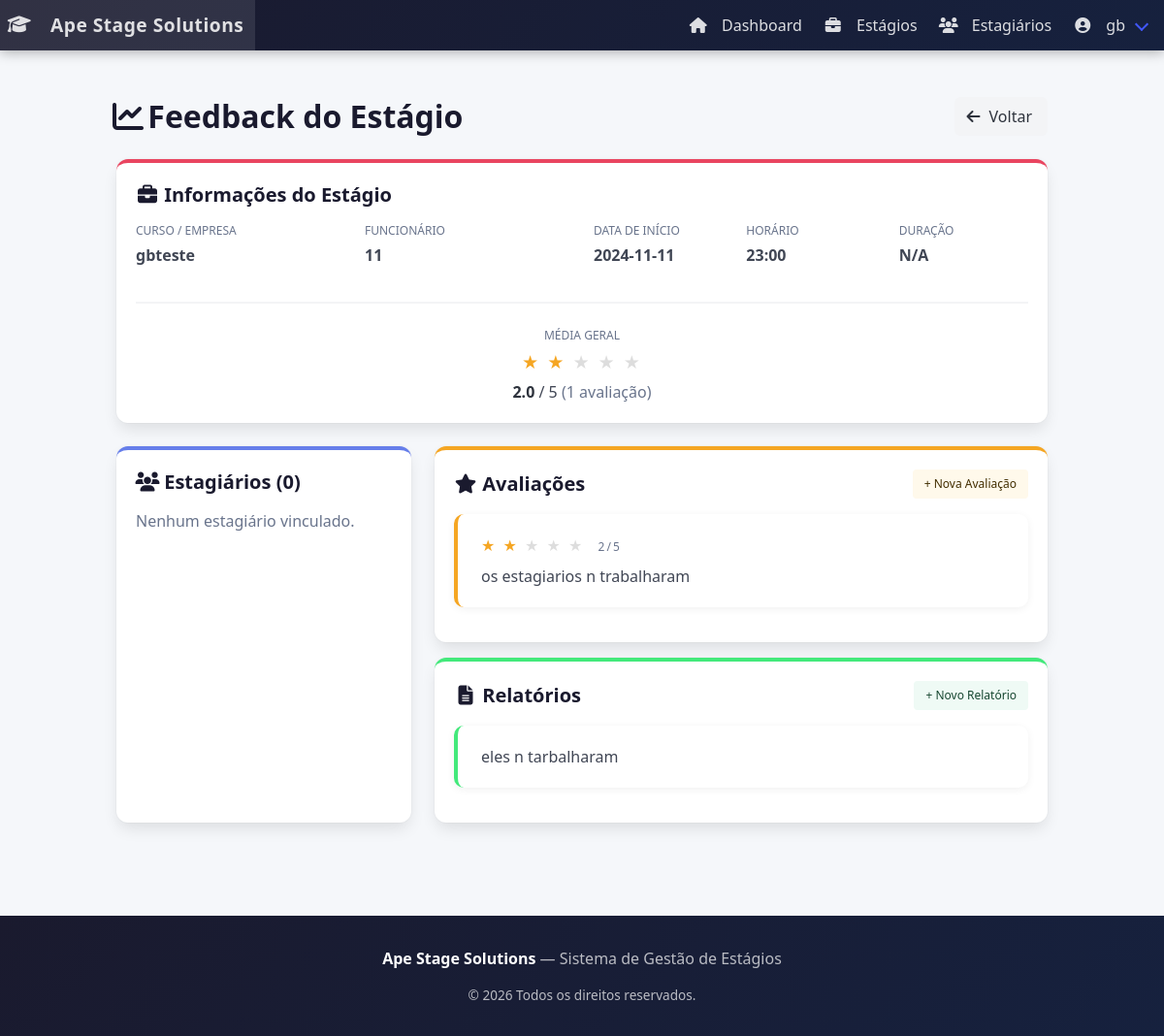
/feedback_estagio.php?id=18 (signed in), run on the app's committed database.
### tables this page shows
CREATE TABLE usuario (
    id INTEGER PRIMARY KEY AUTOINCREMENT,
    nome TEXT NOT NULL UNIQUE,
    senha TEXT NOT NULL,
    perfil_ativo BOOLEAN NOT NULL
);

CREATE TABLE estagios (
    id INTEGER PRIMARY KEY AUTOINCREMENT,
    empresa TEXT NOT NULL,
    funcionario TEXT NOT NULL,
    data TEXT NOT NULL,
    horario TEXT NOT NULL
, usuario_id INTEGER, Duracao NUMERIC NOT NULL DEFAULT 0, data_termino DATE);

CREATE TABLE avaliacoes (
    id INTEGER PRIMARY KEY AUTOINCREMENT,
    estagio_id INTEGER,
    usuario_id INTEGER,
    nota INTEGER CHECK (nota >= 1 AND nota <= 5),
    comentario TEXT,
    data_avaliacao DATETIME DEFAULT CURRENT_TIMESTAMP,
    FOREIGN KEY (estagio_id) REFERENCES estagios(id),
    FOREIGN KEY (usuario_id) REFERENCES usuarios(id)
);

CREATE TABLE relatorios (
    id INTEGER PRIMARY KEY AUTOINCREMENT,
    estagio_id INTEGER,
    usuario_id INTEGER,
    relatorio TEXT,
    data_relatorio DATETIME DEFAULT CURRENT_TIMESTAMP,
    FOREIGN KEY (estagio_id) REFERENCES estagios(id),
    FOREIGN KEY (usuario_id) REFERENCES usuarios(id)
);

### config.php (called while the page is built, shortened)
<?php
function usuarioLogado(): ?int {
    return isset($_SESSION['usuario_id']) ? (int) $_SESSION['usuario_id'] : null;
}

### app/Database/Conectar.php (called while the page is built)
<?php
require_once __DIR__ . '/../../config.php';
class Database {
    private static $pdo;
    public static function getInstance() {
        if (self::$pdo === null) {
            try {
                self::$pdo = new PDO('sqlite:' . DB_PATH);
                self::$pdo->setAttribute(PDO::ATTR_ERRMODE, PDO::ERRMODE_EXCEPTION);
                self::$pdo->setAttribute(PDO::ATTR_DEFAULT_FETCH_MODE, PDO::FETCH_ASSOC);
            } catch (PDOException $e) {
                die('Erro ao conectar ao banco de dados: ' . $e->getMessage());
            }
        }
        return self::$pdo;
    }
}
function getDB() {
    return Database::getInstance();
}

### app/Model/UserBanco.php (called while the page is built, shortened)
<?php
class UserBanco {
    private PDO $pdo;
    public function __construct() {
        require_once __DIR__ . '/../Database/Conectar.php';
        $this->pdo = getDB();
    }
    public function buscarPorId(int $id): ?array {
        $sql = 'SELECT id, nome, perfil_ativo FROM usuario WHERE id = :id';
        $stmt = $this->pdo->prepare($sql);
        $stmt->bindValue(':id', $id, PDO::PARAM_INT);
        $stmt->execute();
        $resultado = $stmt->fetch();
        return $resultado ?: null;
    }
}

### feedback_estagio.php (the view, shortened to what this page needs)
<?php
require_once __DIR__ . '/config.php';
$estagioId = (int) ($_GET['id'] ?? 0);
try {
    $pdo = new PDO('sqlite:' . DB_PATH);
    $pdo->setAttribute(PDO::ATTR_ERRMODE, PDO::ERRMODE_EXCEPTION);
    $stmt = $pdo->prepare('SELECT * FROM estagios WHERE id = :id');
    $stmt->execute([':id' => $estagioId]);
    $estagio = $stmt->fetch(PDO::FETCH_ASSOC);
    $stmt = $pdo->prepare('SELECT * FROM avaliacoes WHERE estagio_id = :id ORDER BY id DESC');
    $stmt->execute([':id' => $estagioId]);
    $avaliacoes = $stmt->fetchAll(PDO::FETCH_ASSOC);
    $stmt = $pdo->prepare('SELECT * FROM relatorios WHERE estagio_id = :id ORDER BY id DESC');
    $stmt->execute([':id' => $estagioId]);
    $relatorios = $stmt->fetchAll(PDO::FETCH_ASSOC);
    $mediaNotas = 0;
    if (!empty($avaliacoes)) {
        $mediaNotas = array_sum(array_column($avaliacoes, 'nota')) / count($avaliacoes);
    }
    $stmt = $pdo->prepare('SELECT * FROM estagiarios WHERE estagio_id = :id');
    $stmt->execute([':id' => $estagioId]);
    $estagiarios = $stmt->fetchAll(PDO::FETCH_ASSOC);
} catch (PDOException $e) {
    die('<p class="notification is-danger">Erro: ' . $e->getMessage() . '</p>');
}
$duracaoTexto = 'N/A';
require __DIR__ . '/header.php';
?>
<section class="section">
    <div class="container">
        <div class="level mb-5">
            <div class="level-left">
                <h2 class="title" style="color:#1a1a2e;">
                    <span class="icon"><i class="fas fa-chart-line"></i></span> Feedback do Estágio
                </h2>
            </div>
            <div class="level-right">
                <a href="listar_estagios.php" class="button is-light">
                    <span class="icon"><i class="fas fa-arrow-left"></i></span><span>Voltar</span>
                </a>
            </div>
        </div>
        <div class="box mb-5" style="border-radius:12px; border-top:4px solid #e94560;">
            <h3 class="subtitle has-text-weight-bold mb-4" style="color:#1a1a2e;">
                <span class="icon"><i class="fas fa-briefcase"></i></span> Informações do Estágio
            </h3>
            <div class="columns is-multiline">
                <div class="column is-3">
                    <p class="has-text-grey is-size-7 mb-1">CURSO / EMPRESA</p>
                    <p class="has-text-weight-semibold"><?= htmlspecialchars($estagio['empresa']) ?></p>
                </div>
                <div class="column is-3">
                    <p class="has-text-grey is-size-7 mb-1">FUNCIONÁRIO</p>
                    <p class="has-text-weight-semibold"><?= htmlspecialchars($estagio['funcionario']) ?></p>
                </div>
                <div class="column is-2">
                    <p class="has-text-grey is-size-7 mb-1">DATA DE INÍCIO</p>
                    <p class="has-text-weight-semibold"><?= htmlspecialchars($estagio['data']) ?></p>
                </div>
                <div class="column is-2">
                    <p class="has-text-grey is-size-7 mb-1">HORÁRIO</p>
                    <p class="has-text-weight-semibold"><?= htmlspecialchars($estagio['horario']) ?></p>
                </div>
                <div class="column is-2">
                    <p class="has-text-grey is-size-7 mb-1">DURAÇÃO</p>
                    <p class="has-text-weight-semibold"><?= $duracaoTexto ?></p>
                </div>
            </div>
            <?php if (!empty($avaliacoes)): ?>
            <hr>
            <div class="has-text-centered">
                <p class="has-text-grey is-size-7 mb-1">MÉDIA GERAL</p>
                <div class="stars-display">
                    <?php for ($i = 1; $i <= 5; $i++): ?>
                        <span class="<?= $i <= round($mediaNotas) ? '' : 'empty' ?>">★</span>
                    <?php endfor; ?>
                </div>
                <p class="is-size-6 mt-1"><strong><?= number_format($mediaNotas, 1) ?></strong> / 5
                    <span class="has-text-grey">(<?= count($avaliacoes) ?> avaliação<?= count($avaliacoes) > 1 ? 'ões' : '' ?>)</span>
                </p>
            </div>
            <?php endif; ?>
        </div>
        <div class="columns">
            <div class="column is-4">
                <div class="box" style="border-radius:12px; border-top:4px solid #667eea; height:100%;">
                    <h3 class="subtitle has-text-weight-bold mb-4" style="color:#1a1a2e;">
                        <span class="icon"><i class="fas fa-users"></i></span> Estagiários (<?= count($estagiarios) ?>)
                    </h3>
                    <?php if (!empty($estagiarios)): ?>
                        <?php foreach ($estagiarios as $est): ?>
                            <div class="info-card">
                                <p class="has-text-weight-semibold"><?= htmlspecialchars($est['nome']) ?></p>
                                <p class="is-size-7 has-text-grey"><?= htmlspecialchars($est['cpf_cnpj'] ?? '') ?></p>
                                <p class="is-size-7 has-text-grey"><?= htmlspecialchars($est['telefone'] ?? '') ?></p>
                            </div>
                        <?php endforeach; ?>
                    <?php else: ?>
                        <p class="has-text-grey">Nenhum estagiário vinculado.</p>
                    <?php endif; ?>
                </div>
            </div>
            <div class="column is-8">
                <div class="box mb-4" style="border-radius:12px; border-top:4px solid #f5a623;">
                    <div class="level mb-4">
                        <div class="level-left">
                            <h3 class="subtitle has-text-weight-bold mb-0" style="color:#1a1a2e;">
                                <span class="icon"><i class="fas fa-star"></i></span> Avaliações
                            </h3>
                        </div>
                        <div class="level-right">
                            <a href="avaliar_estagio.php" class="button is-small is-warning is-light">+ Nova Avaliação</a>
                        </div>
                    </div>
                    <?php if (!empty($avaliacoes)): ?>
                        <?php foreach ($avaliacoes as $av): ?>
                            <div class="info-card" style="border-left-color:#f5a623;">
                                <div class="stars-display" style="font-size:1rem;">
                                    <?php for ($i = 1; $i <= 5; $i++): ?>
                                        <span class="<?= $i <= $av['nota'] ? '' : 'empty' ?>">★</span>
                                    <?php endfor; ?>
                                    <span class="has-text-grey is-size-7 ml-2"><?= $av['nota'] ?>/5</span>
                                </div>
                                <p class="mt-2"><?= nl2br(htmlspecialchars($av['comentario'])) ?></p>
                            </div>
                        <?php endforeach; ?>
                    <?php else: ?>
                        <p class="has-text-grey">Nenhuma avaliação registrada.</p>
                    <?php endif; ?>
                </div>
                <div class="box" style="border-radius:12px; border-top:4px solid #43e97b;">
                    <div class="level mb-4">
                        <div class="level-left">
                            <h3 class="subtitle has-text-weight-bold mb-0" style="color:#1a1a2e;">
                                <span class="icon"><i class="fas fa-file-alt"></i></span> Relatórios
                            </h3>
                        </div>
                        <div class="level-right">
                            <a href="criar_relatorio.php" class="button is-small is-success is-light">+ Novo Relatório</a>
                        </div>
                    </div>
                    <?php if (!empty($relatorios)): ?>
                        <?php foreach ($relatorios as $rel): ?>
                            <div class="info-card" style="border-left-color:#43e97b;">
                                <p><?= nl2br(htmlspecialchars($rel['relatorio'])) ?></p>
                            </div>
                        <?php endforeach; ?>
                    <?php else: ?>
                        <p class="has-text-grey">Nenhum relatório enviado.</p>
                    <?php endif; ?>
                </div>
            </div>
        </div>
    </div>
</section>
<?php require __DIR__ . '/footer.php'; ?>

### header.php (shortened to what this page needs)
<?php
require_once __DIR__ . '/config.php';
$usuarioAtual = usuarioLogado();
$nomeUsuario  = '';
if ($usuarioAtual) {
    require_once __DIR__ . '/app/Model/UserBanco.php';
    $dadosUsuario = (new UserBanco())->buscarPorId($usuarioAtual);
    $nomeUsuario  = $dadosUsuario['nome'] ?? '';
}
?>
<!DOCTYPE html>
<html lang="pt-BR">
<head>
    <link rel="stylesheet" href="https://cdn.jsdelivr.net/npm/bulma@1.0.2/css/bulma.min.css">
    <link rel="stylesheet" href="https://cdnjs.cloudflare.com/ajax/libs/font-awesome/6.5.0/css/all.min.css">
</head>
<body>
<nav class="navbar" role="navigation">
    <div class="navbar-brand">
        <a class="navbar-item" href="<?= $usuarioAtual ? 'conteudo.php' : 'inicio.php' ?>">
            <span class="icon mr-2"><i class="fas fa-graduation-cap"></i></span>
            <?= APP_NAME ?>
        </a>
    </div>
    <div id="navMenu" class="navbar-menu">
        <div class="navbar-end">
            <?php if ($usuarioAtual): ?>
                <a class="navbar-item" href="conteudo.php"><span class="icon"><i class="fas fa-home"></i></span>&nbsp;Dashboard</a>
                <a class="navbar-item" href="listar_estagios.php"><span class="icon"><i class="fas fa-briefcase"></i></span>&nbsp;Estágios</a>
                <a class="navbar-item" href="listar_estagiarios.php"><span class="icon"><i class="fas fa-users"></i></span>&nbsp;Estagiários</a>
                <div class="navbar-item has-dropdown is-hoverable">
                    <a class="navbar-link">
                        <span class="icon"><i class="fas fa-user-circle"></i></span>&nbsp;<?= htmlspecialchars($nomeUsuario) ?>
                    </a>
                </div>
            <?php else: ?>
                <a class="navbar-item" href="login.php"><span class="icon"><i class="fas fa-sign-in-alt"></i></span>&nbsp;Login</a>
                <a class="navbar-item" href="registro.php"><span class="icon"><i class="fas fa-user-plus"></i></span>&nbsp;Registrar</a>
            <?php endif; ?>
        </div>
    </div>
</nav>

### header.php (style rules this page uses)
:root { --primary: #1a1a2e; --primary-light: #16213e; --accent: #e94560; --accent-hover: #c73652; }
body { background-color: #f5f7fa; font-family: 'Segoe UI', sans-serif; }
.navbar { background: linear-gradient(135deg, var(--primary), var(--primary-light)); box-shadow: 0 2px 12px rgba(0,0,0,0.3); }
.navbar-brand .navbar-item { color: #fff; font-size: 1.2rem; font-weight: 700; letter-spacing: 0.5px; }
.navbar-item, .navbar-link { color: rgba(255,255,255,0.85) !important; transition: color 0.2s; }

### feedback_estagio.php (style rules this page uses)
.stars-display { color:#f5a623; font-size:1.2rem; letter-spacing:2px; }
.stars-display .empty { color:#ddd; }
.info-card { border-radius:10px; border-left:4px solid #e94560; padding:1.25rem 1.5rem; background:#fff; margin-bottom:1rem; box-shadow:0 2px 8px rgba(0,0,0,0.06); }

### data on the page
usuario: nome "gb"
estagios: empresa "gbteste", funcionario "11", data "2024-11-11", horario "23:00"
avaliacoes: nota "2", comentario "os estagiarios n trabalharam"
relatorios: relatorio "eles n tarbalharam"

### other printed values
APP_NAME "Ape Stage Solutions"
$duracaoTexto "N/A"
$mediaNotas "2.0"
count($avaliacoes) "1"
count($estagiarios) "0"
